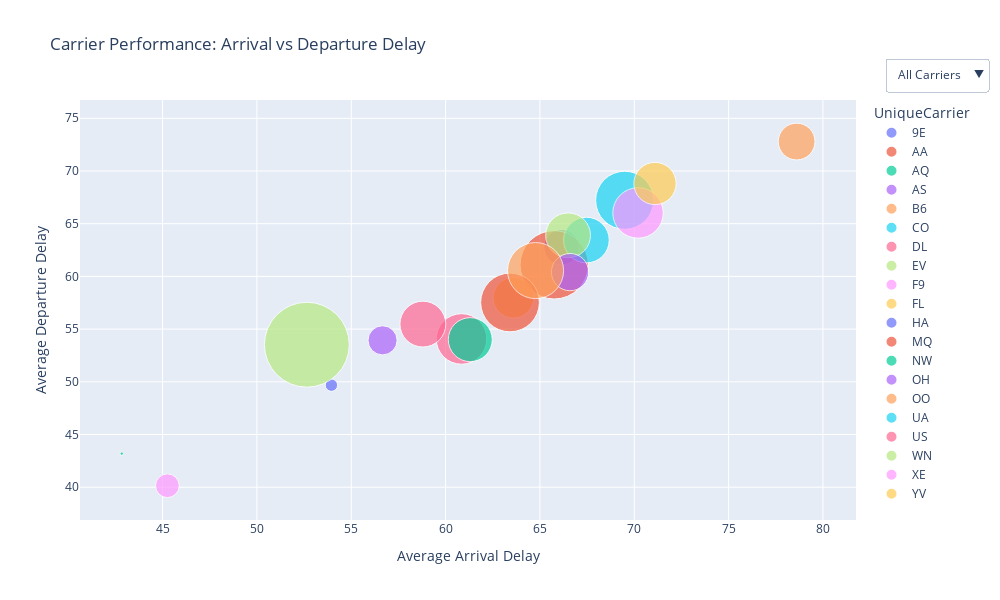

Notebook source saved alongside this figure:
### Code cell
import pandas as pd
import plotly.express as px

# Create the interactive scatter plot
def create_interactive_plot(airline_df):
    # Group by 'UniqueCarrier' to calculate the average delays and flight count
    new_airline_data = airline_df.groupby('UniqueCarrier').agg(
        AveArrDelay=('ArrDelay', 'mean'),
        AveDepDelay=('DepDelay', 'mean'),
        FlightCount=('UniqueCarrier', 'size')
    ).reset_index()
    
    # scatter plot
    fig = px.scatter(
        new_airline_data, 
        x="AveArrDelay", 
        y="AveDepDelay", 
        # The size of the dots is based on the total number of flights
        size="FlightCount",  
        # Every carriers have different color
        color="UniqueCarrier",  
        # Show the carrier name on hover
        hover_name="UniqueCarrier",  
        # label of the plot
        title="Carrier Performance: Arrival vs Departure Delay",
        labels={"AveArrDelay": "Average Arrival Delay", "AveDepDelay": "Average Departure Delay"},
        size_max=60
    )
    
    # Add dropdown for filtering by carriers
    fig.update_layout(
        # set the size of the figure
        width = 1000,  
        height = 600, 
        
        updatemenus=[
            {
                'buttons': [
                    {
                        'label': 'All Carriers',
                        'method': 'update',
                        'args': [{'visible': [True] * len(new_airline_data)}, {'title': 'All Carriers'}]
                    },
                ] + [
                    {
                        'label': carrier,
                        'method': 'update',
                        'args': [
                            {'visible': new_airline_data['UniqueCarrier'] == carrier}, 
                            {'title': f"Carrier: {carrier}"}
                        ]
                    }
                    for carrier in new_airline_data['UniqueCarrier'].unique()
                ],
                
                'direction': 'down',
                'showactive': True,
                'x': 1.17,
                'y': 1.1,
                'xanchor': 'right',
                'yanchor': 'top'
            }
        ]
    )
    
    # Show the figure
    fig.show()

# Run the function with the data
create_interactive_plot(airline_df)

### Figure 1 — Plotly figure (JSON) as saved in the notebook; plotly's stock layout.template omitted (floating-point values rounded to 4 significant figures)
{"data": [{"hovertemplate": "<b>%{hovertext}</b><br><br>UniqueCarrier=9E<br>Average Arrival Delay=%{x}<br>Average Departure Delay=%{y}<br>FlightCount=%{marker.size}<extra></extra>", "hovertext": ["9E"], "legendgroup": "9E", "marker": {"color": "#636efa", "size": [35630], "sizemode": "area", "sizeref": 56.54, "symbol": "circle"}, "mode": "markers", "name": "9E", "orientation": "v", "showlegend": true, "type": "scatter", "x": [66.15], "xaxis": "x", "y": [62.77], "yaxis": "y"}, {"hovertemplate": "<b>%{hovertext}</b><br><br>UniqueCarrier=AA<br>Average Arrival Delay=%{x}<br>Average Departure Delay=%{y}<br>FlightCount=%{marker.size}<extra></extra>", "hovertext": ["AA"], "legendgroup": "AA", "marker": {"color": "#EF553B", "size": [132257], "sizemode": "area", "sizeref": 56.54, "symbol": "circle"}, "mode": "markers", "name": "AA", "orientation": "v", "showlegend": true, "type": "scatter", "x": [65.76], "xaxis": "x", "y": [61.1], "yaxis": "y"}, {"hovertemplate": "<b>%{hovertext}</b><br><br>UniqueCarrier=AQ<br>Average Arrival Delay=%{x}<br>Average Departure Delay=%{y}<br>FlightCount=%{marker.size}<extra></extra>", "hovertext": ["AQ"], "legendgroup": "AQ", "marker": {"color": "#00cc96", "size": [340], "sizemode": "area", "sizeref": 56.54, "symbol": "circle"}, "mode": "markers", "name": "AQ", "orientation": "v", "showlegend": true, "type": "scatter", "x": [42.84], "xaxis": "x", "y": [43.19], "yaxis": "y"}, {"hovertemplate": "<b>%{hovertext}</b><br><br>UniqueCarrier=AS<br>Average Arrival Delay=%{x}<br>Average Departure Delay=%{y}<br>FlightCount=%{marker.size}<extra></extra>", "hovertext": ["AS"], "legendgroup": "AS", "marker": {"color": "#ab63fa", "size": [24012], "sizemode": "area", "sizeref": 56.54, "symbol": "circle"}, "mode": "markers", "name": "AS", "orientation": "v", "showlegend": true, "type": "scatter", "x": [56.66], "xaxis": "x", "y": [53.93], "yaxis": "y"}, {"hovertemplate": "<b>%{hovertext}</b><br><br>UniqueCarrier=B6<br>Average Arrival Delay=%{x}<br>Average Departure Delay=%{y}<br>FlightCount=%{marker.size}<extra></extra>", "hovertext": ["B6"], "legendgroup": "B6", "marker": {"color": "#FFA15A", "size": [38232], "sizemode": "area", "sizeref": 56.54, "symbol": "circle"}, "mode": "markers", "name": "B6", "orientation": "v", "showlegend": true, "type": "scatter", "x": [78.61], "xaxis": "x", "y": [72.79], "yaxis": "y"}, {"hovertemplate": "<b>%{hovertext}</b><br><br>UniqueCarrier=CO<br>Average Arrival Delay=%{x}<br>Average Departure Delay=%{y}<br>FlightCount=%{marker.size}<extra></extra>", "hovertext": ["CO"], "legendgroup": "CO", "marker": {"color": "#19d3f3", "size": [58958], "sizemode": "area", "sizeref": 56.54, "symbol": "circle"}, "mode": "markers", "name": "CO", "orientation": "v", "showlegend": true, "type": "scatter", "x": [67.46], "xaxis": "x", "y": [63.45], "yaxis": "y"}, {"hovertemplate": "<b>%{hovertext}</b><br><br>UniqueCarrier=DL<br>Average Arrival Delay=%{x}<br>Average Departure Delay=%{y}<br>FlightCount=%{marker.size}<extra></extra>", "hovertext": ["DL"], "legendgroup": "DL", "marker": {"color": "#FF6692", "size": [72252], "sizemode": "area", "sizeref": 56.54, "symbol": "circle"}, "mode": "markers", "name": "DL", "orientation": "v", "showlegend": true, "type": "scatter", "x": [60.84], "xaxis": "x", "y": [54.07], "yaxis": "y"}, {"hovertemplate": "<b>%{hovertext}</b><br><br>UniqueCarrier=EV<br>Average Arrival Delay=%{x}<br>Average Departure Delay=%{y}<br>FlightCount=%{marker.size}<extra></extra>", "hovertext": ["EV"], "legendgroup": "EV", "marker": {"color": "#B6E880", "size": [56781], "sizemode": "area", "sizeref": 56.54, "symbol": "circle"}, "mode": "markers", "name": "EV", "orientation": "v", "showlegend": true, "type": "scatter", "x": [66.49], "xaxis": "x", "y": [63.9], "yaxis": "y"}, {"hovertemplate": "<b>%{hovertext}</b><br><br>UniqueCarrier=F9<br>Average Arrival Delay=%{x}<br>Average Departure Delay=%{y}<br>FlightCount=%{marker.size}<extra></extra>", "hovertext": ["F9"], "legendgroup": "F9", "marker": {"color": "#FF97FF", "size": [15940], "sizemode": "area", "sizeref": 56.54, "symbol": "circle"}, "mode": "markers", "name": "F9", "orientation": "v", "showlegend": true, "type": "scatter", "x": [45.25], "xaxis": "x", "y": [40.14], "yaxis": "y"}, {"hovertemplate": "<b>%{hovertext}</b><br><br>UniqueCarrier=FL<br>Average Arrival Delay=%{x}<br>Average Departure Delay=%{y}<br>FlightCount=%{marker.size}<extra></extra>", "hovertext": ["FL"], "legendgroup": "FL", "marker": {"color": "#FECB52", "size": [46991], "sizemode": "area", "sizeref": 56.54, "symbol": "circle"}, "mode": "markers", "name": "FL", "orientation": "v", "showlegend": true, "type": "scatter", "x": [63.6], "xaxis": "x", "y": [57.98], "yaxis": "y"}, {"hovertemplate": "<b>%{hovertext}</b><br><br>UniqueCarrier=HA<br>Average Arrival Delay=%{x}<br>Average Departure Delay=%{y}<br>FlightCount=%{marker.size}<extra></extra>", "hovertext": ["HA"], "legendgroup": "HA", "marker": {"color": "#636efa", "size": [4325], "sizemode": "area", "sizeref": 56.54, "symbol": "circle"}, "mode": "markers", "name": "HA", "orientation": "v", "showlegend": true, "type": "scatter", "x": [53.95], "xaxis": "x", "y": [49.68], "yaxis": "y"}, {"hovertemplate": "<b>%{hovertext}</b><br><br>UniqueCarrier=MQ<br>Average Arrival Delay=%{x}<br>Average Departure Delay=%{y}<br>FlightCount=%{marker.size}<extra></extra>", "hovertext": ["MQ"], "legendgroup": "MQ", "marker": {"color": "#EF553B", "size": [97555], "sizemode": "area", "sizeref": 56.54, "symbol": "circle"}, "mode": "markers", "name": "MQ", "orientation": "v", "showlegend": true, "type": "scatter", "x": [63.41], "xaxis": "x", "y": [57.53], "yaxis": "y"}, {"hovertemplate": "<b>%{hovertext}</b><br><br>UniqueCarrier=NW<br>Average Arrival Delay=%{x}<br>Average Departure Delay=%{y}<br>FlightCount=%{marker.size}<extra></extra>", "hovertext": ["NW"], "legendgroup": "NW", "marker": {"color": "#00cc96", "size": [54744], "sizemode": "area", "sizeref": 56.54, "symbol": "circle"}, "mode": "markers", "name": "NW", "orientation": "v", "showlegend": true, "type": "scatter", "x": [61.31], "xaxis": "x", "y": [54.0], "yaxis": "y"}, {"hovertemplate": "<b>%{hovertext}</b><br><br>UniqueCarrier=OH<br>Average Arrival Delay=%{x}<br>Average Departure Delay=%{y}<br>FlightCount=%{marker.size}<extra></extra>", "hovertext": ["OH"], "legendgroup": "OH", "marker": {"color": "#ab63fa", "size": [39292], "sizemode": "area", "sizeref": 56.54, "symbol": "circle"}, "mode": "markers", "name": "OH", "orientation": "v", "showlegend": true, "type": "scatter", "x": [66.6], "xaxis": "x", "y": [60.41], "yaxis": "y"}, {"hovertemplate": "<b>%{hovertext}</b><br><br>UniqueCarrier=OO<br>Average Arrival Delay=%{x}<br>Average Departure Delay=%{y}<br>FlightCount=%{marker.size}<extra></extra>", "hovertext": ["OO"], "legendgroup": "OO", "marker": {"color": "#FFA15A", "size": [88991], "sizemode": "area", "sizeref": 56.54, "symbol": "circle"}, "mode": "markers", "name": "OO", "orientation": "v", "showlegend": true, "type": "scatter", "x": [64.77], "xaxis": "x", "y": [60.55], "yaxis": "y"}, {"hovertemplate": "<b>%{hovertext}</b><br><br>UniqueCarrier=UA<br>Average Arrival Delay=%{x}<br>Average Departure Delay=%{y}<br>FlightCount=%{marker.size}<extra></extra>", "hovertext": ["UA"], "legendgroup": "UA", "marker": {"color": "#19d3f3", "size": [95465], "sizemode": "area", "sizeref": 56.54, "symbol": "circle"}, "mode": "markers", "name": "UA", "orientation": "v", "showlegend": true, "type": "scatter", "x": [69.49], "xaxis": "x", "y": [67.22], "yaxis": "y"}, {"hovertemplate": "<b>%{hovertext}</b><br><br>UniqueCarrier=US<br>Average Arrival Delay=%{x}<br>Average Departure Delay=%{y}<br>FlightCount=%{marker.size}<extra></extra>", "hovertext": ["US"], "legendgroup": "US", "marker": {"color": "#FF6692", "size": [59508], "sizemode": "area", "sizeref": 56.54, "symbol": "circle"}, "mode": "markers", "name": "US", "orientation": "v", "showlegend": true, "type": "scatter", "x": [58.8], "xaxis": "x", "y": [55.47], "yaxis": "y"}, {"hovertemplate": "<b>%{hovertext}</b><br><br>UniqueCarrier=WN<br>Average Arrival Delay=%{x}<br>Average Departure Delay=%{y}<br>FlightCount=%{marker.size}<extra></extra>", "hovertext": ["WN"], "legendgroup": "WN", "marker": {"color": "#B6E880", "size": [203559], "sizemode": "area", "sizeref": 56.54, "symbol": "circle"}, "mode": "markers", "name": "WN", "orientation": "v", "showlegend": true, "type": "scatter", "x": [52.65], "xaxis": "x", "y": [53.52], "yaxis": "y"}, {"hovertemplate": "<b>%{hovertext}</b><br><br>UniqueCarrier=XE<br>Average Arrival Delay=%{x}<br>Average Departure Delay=%{y}<br>FlightCount=%{marker.size}<extra></extra>", "hovertext": ["XE"], "legendgroup": "XE", "marker": {"color": "#FF97FF", "size": [72008], "sizemode": "area", "sizeref": 56.54, "symbol": "circle"}, "mode": "markers", "name": "XE", "orientation": "v", "showlegend": true, "type": "scatter", "x": [70.2], "xaxis": "x", "y": [66.02], "yaxis": "y"}, {"hovertemplate": "<b>%{hovertext}</b><br><br>UniqueCarrier=YV<br>Average Arrival Delay=%{x}<br>Average Departure Delay=%{y}<br>FlightCount=%{marker.size}<extra></extra>", "hovertext": ["YV"], "legendgroup": "YV", "marker": {"color": "#FECB52", "size": [50646], "sizemode": "area", "sizeref": 56.54, "symbol": "circle"}, "mode": "markers", "name": "YV", "orientation": "v", "showlegend": true, "type": "scatter", "x": [71.1], "xaxis": "x", "y": [68.81], "yaxis": "y"}], "layout": {"height": 600, "legend": {"itemsizing": "constant", "title": {"text": "UniqueCarrier"}, "tracegroupgap": 0}, "title": {"text": "Carrier Performance: Arrival vs Departure Delay"}, "updatemenus": [{"buttons": [{"args": [{"visible": [true, true, true, true, true, true, true, true, true, true, true, true, true, true, true, true, true, true, true, true]}, {"title": "All Carriers"}], "label": "All Carriers", "method": "update"}, {"args": [{"visible": [true, false, false, false, false, false, false, false, false, false, false, false, false, false, false, false, false, false, false, false]}, {"title": "Carrier: 9E"}], "label": "9E", "method": "update"}, {"args": [{"visible": [false, true, false, false, false, false, false, false, false, false, false, false, false, false, false, false, false, false, false, false]}, {"title": "Carrier: AA"}], "label": "AA", "method": "update"}, {"args": [{"visible": [false, false, true, false, false, false, false, false, false, false, false, false, false, false, false, false, false, false, false, false]}, {"title": "Carrier: AQ"}], "label": "AQ", "method": "update"}, {"args": [{"visible": [false, false, false, true, false, false, false, false, false, false, false, false, false, false, false, false, false, false, false, false]}, {"title": "Carrier: AS"}], "label": "AS", "method": "update"}, {"args": [{"visible": [false, false, false, false, true, false, false, false, false, false, false, false, false, false, false, false, false, false, false, false]}, {"title": "Carrier: B6"}], "label": "B6", "method": "update"}, {"args": [{"visible": [false, false, false, false, false, true, false, false, false, false, false, false, false, false, false, false, false, false, false, false]}, {"title": "Carrier: CO"}], "label": "CO", "method": "update"}, {"args": [{"visible": [false, false, false, false, false, false, true, false, false, false, false, false, false, false, false, false, false, false, false, false]}, {"title": "Carrier: DL"}], "label": "DL", "method": "update"}, {"args": [{"visible": [false, false, false, false, false, false, false, true, false, false, false, false, false, false, false, false, false, false, false, false]}, {"title": "Carrier: EV"}], "label": "EV", "method": "update"}, {"args": [{"visible": [false, false, false, false, false, false, false, false, true, false, false, false, false, false, false, false, false, false, false, false]}, {"title": "Carrier: F9"}], "label": "F9", "method": "update"}, {"args": [{"visible": [false, false, false, false, false, false, false, false, false, true, false, false, false, false, false, false, false, false, false, false]}, {"title": "Carrier: FL"}], "label": "FL", "method": "update"}, {"args": [{"visible": [false, false, false, false, false, false, false, false, false, false, true, false, false, false, false, false, false, false, false, false]}, {"title": "Carrier: HA"}], "label": "HA", "method": "update"}, {"args": [{"visible": [false, false, false, false, false, false, false, false, false, false, false, true, false, false, false, false, false, false, false, false]}, {"title": "Carrier: MQ"}], "label": "MQ", "method": "update"}, {"args": [{"visible": [false, false, false, false, false, false, false, false, false, false, false, false, true, false, false, false, false, false, false, false]}, {"title": "Carrier: NW"}], "label": "NW", "method": "update"}, {"args": [{"visible": [false, false, false, false, false, false, false, false, false, false, false, false, false, true, false, false, false, false, false, false]}, {"title": "Carrier: OH"}], "label": "OH", "method": "update"}, {"args": [{"visible": [false, false, false, false, false, false, false, false, false, false, false, false, false, false, true, false, false, false, false, false]}, {"title": "Carrier: OO"}], "label": "OO", "method": "update"}, {"args": [{"visible": [false, false, false, false, false, false, false, false, false, false, false, false, false, false, false, true, false, false, false, false]}, {"title": "Carrier: UA"}], "label": "UA", "method": "update"}, {"args": [{"visible": [false, false, false, false, false, false, false, false, false, false, false, false, false, false, false, false, true, false, false, false]}, {"title": "Carrier: US"}], "label": "US", "method": "update"}, {"args": [{"visible": [false, false, false, false, false, false, false, false, false, false, false, false, false, false, false, false, false, true, false, false]}, {"title": "Carrier: WN"}], "label": "WN", "method": "update"}, {"args": [{"visible": [false, false, false, false, false, false, false, false, false, false, false, false, false, false, false, false, false, false, true, false]}, {"title": "Carrier: XE"}], "label": "XE", "method": "update"}, {"args": [{"visible": [false, false, false, false, false, false, false, false, false, false, false, false, false, false, false, false, false, false, false, true]}, {"title": "Carrier: YV"}], "label": "YV", "method": "update"}], "direction": "down", "showactive": true, "x": 1.17, "xanchor": "right", "y": 1.1, "yanchor": "top"}], "width": 1000, "xaxis": {"anchor": "y", "domain": [0, 1], "title": {"text": "Average Arrival Delay"}}, "yaxis": {"anchor": "x", "domain": [0, 1], "title": {"text": "Average Departure Delay"}}}}
